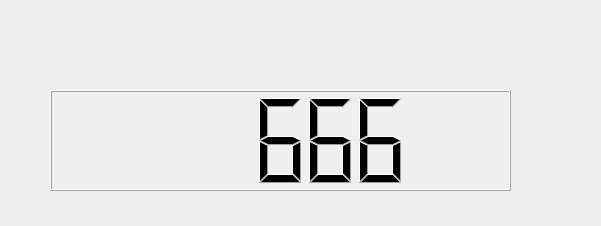
<?xml version="1.0" encoding="UTF-8"?>
<ui version="4.0">
 <class>pop_up</class>
 <widget class="QDialog" name="pop_up">
  <property name="geometry">
   <rect>
    <x>0</x>
    <y>0</y>
    <width>601</width>
    <height>226</height>
   </rect>
  </property>
  <property name="windowTitle">
   <string>Dialog</string>
  </property>
  <widget class="QLCDNumber" name="lcdNumber">
   <property name="geometry">
    <rect>
     <x>50</x>
     <y>90</y>
     <width>461</width>
     <height>101</height>
    </rect>
   </property>
   <property name="intValue" stdset="0">
    <number>666</number>
   </property>
  </widget>
 </widget>
 <resources/>
 <connections/>
</ui>
